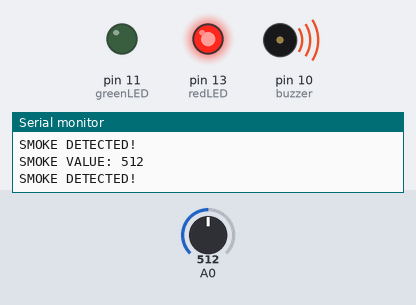
The sketch below on a simulated Arduino Uno, built with avr-gcc and run on an emulated ATmega328P. Parts: output pins drawn as LEDs (lit = HIGH), buzzer (waves = sounding, pin HIGH), the last lines printed to the serial monitor. The test bench sets the inputs (shaded band); at power-on: A0 = 512.

Above: at 6.8 s.
6.9 s: A0 set to 190
At 13.2 s:
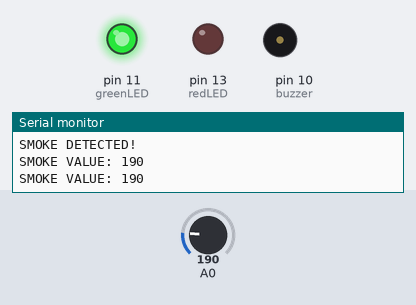
13.6 s: A0 set to 218
At 14.9 s:
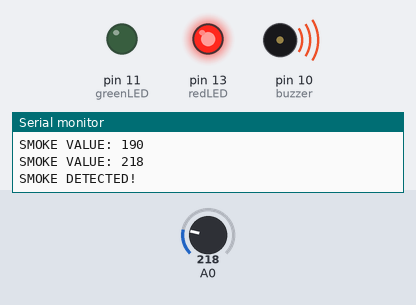
20.3 s: A0 set to 122
At 26.5 s:
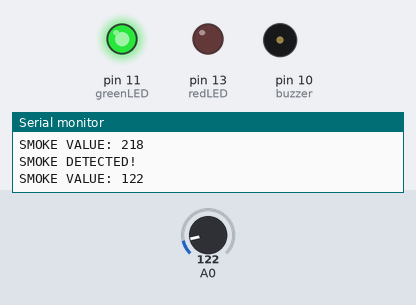
Timing chart, 0 to 28.0 s (numbered marks = the images above; inputs shaded):
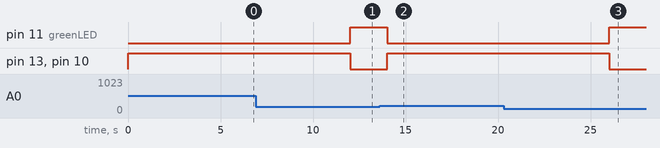

Measured:
- the behaviour switches between 200 and 201 on A0 (found by bisection; images 1 and 2)
- after the input at 6.9 s, pin 11 (greenLED): LOW → HIGH after 5.1 s; pin 13 (redLED), pin 10 (buzzer): HIGH → LOW after 5.1 s
- after the input at 13.6 s, pin 11 (greenLED): HIGH → LOW after 0.41 s; pin 13 (redLED), pin 10 (buzzer): LOW → HIGH after 0.41 s
- after the input at 20.3 s, pin 11 (greenLED): LOW → HIGH after 5.7 s; pin 13 (redLED), pin 10 (buzzer): HIGH → LOW after 5.7 s

The sketch:

arduinoUno.ino
```cpp
#include <SoftwareSerial.h>

//used to define serial ports for communication with UART device
//UART = universal asynchronous receiver transmitter
SoftwareSerial s(5,6);

//defining pins for functions below
int redLED = 13;
int buzzer = 10;
int greenLED = 11;


void setup()
{
  //defining the baud rate for serial communication
  s.begin(9600);
  //to show output on serial monitor
  Serial.begin(9600);
  //defining the devices
  pinMode(redLED, OUTPUT);
  pinMode(greenLED, OUTPUT);
  pinMode(buzzer, OUTPUT);
}

void loop()
{
  //initial setup
  digitalWrite(greenLED, HIGH);
  digitalWrite(redLED, LOW);
  digitalWrite(buzzer, LOW);
  //read analog value from MQ2 gas sensor
  int sensorValue = analogRead(A0);

  //write to the serial communication stream
  s.write(sensorValue);
  //writing in serial monitor
  Serial.print("SMOKE VALUE: ");
  Serial.println(sensorValue);

  if(sensorValue>200)
  {
    digitalWrite(greenLED, LOW);
    digitalWrite(redLED, HIGH);
    digitalWrite(buzzer, HIGH);
    Serial.println("SMOKE DETECTED!");
    delay(5000);
  }
  delay(1000);
}
```
